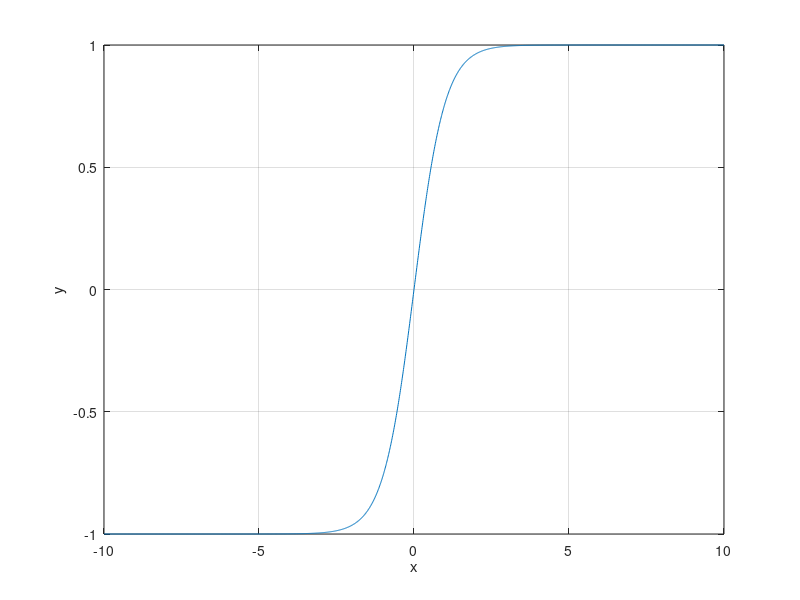

Source code (MATLAB):
%hyperbolic tangent function using inbuilt func
x = -10:0.01:10;
y = tanh(x);
plot(x,y);
xlabel('x');
ylabel('y');
grid on
